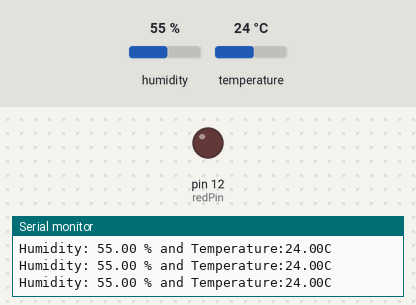
Simulated run of this sketch. Board: Arduino Uno, built with avr-gcc and run on an emulated ATmega328P. Parts: output pins drawn as LEDs (lit = HIGH), the last lines printed to the serial monitor. The test bench sets the inputs (shaded band); at power-on: humidity 55 %, temperature 24 °C.

Above: at 3.8 s.
3.9 s: humidity set to 31 %
10.1 s: humidity set to 28 %
At 11.6 s:
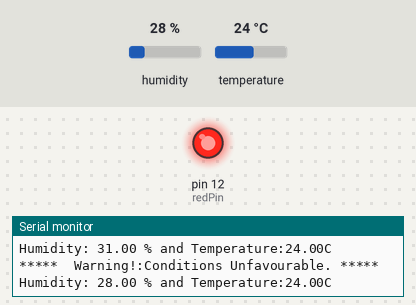
13.0 s: humidity set to 40 %
At 13.9 s:
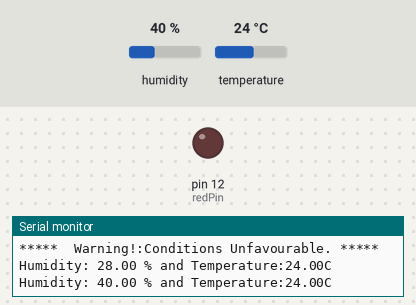
15.9 s: humidity set to 22 %
At 18.6 s:
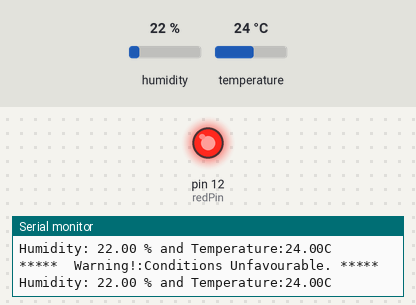
Timing chart, 0 to 19.8 s (numbered marks = the images above; inputs shaded):
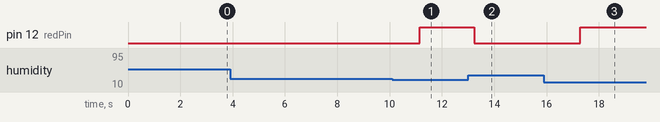

The sketch:

ARD_v1.0.0_DHT_AlertLED.ino
```cpp
#include "DHT.h"              // Line 1

#define DHTPIN 8              // Line 3
#define DHTTYPE DHT11         // Line 4
#define redPin 12

DHT dht(DHTPIN, DHTTYPE);     // Line 6
void setup() {                // Line 8
  Serial.begin(9600);         // Line 9
  pinMode(redPin,OUTPUT);
  dht.begin();                // Line 10

}                             // Line 12

void loop() {                 // Line 14
  delay(1000);                // Line 15

  float h = dht.readHumidity(); // Line 17
  float t=dht.readTemperature();

  if (isnan(h) || isnan(t)){
    Serial.println("Error:Failed to get readings from the sensor!");
    return;
  }

  else if (h>70 || h<30 || t>45 || t<15){
    digitalWrite(redPin,HIGH);
    Serial.println();
    Serial.println("*****  Warning!:Conditions Unfavourable. *****");


    }


else {
  digitalWrite(redPin,LOW);
}
  Serial.print("Humidity: "); // Line 19
  Serial.print(h);            // Line 20
  Serial.print(" %");       // Line 21
  Serial.print(" and Temperature:");
  Serial.print(t);
  Serial.println("C");

}
```

Measured:
- the behaviour switches between 30 and 29 % on humidity (found by bisection; images 0 and 1)
- after the input at 10.1 s, pin 12 (redPin): LOW → HIGH after 1.1 s
- after the input at 13.0 s, pin 12 (redPin): HIGH → LOW after 0.23 s
- after the input at 15.9 s, pin 12 (redPin): LOW → HIGH after 1.4 s
